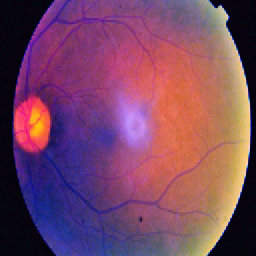
%> input picture APTOS_Enhanced/test/mild/0024cdab0c1e.png, 256 x 256 px; its folder holds only this picture in this run
$ octave Main_Program.m   (GNU Octave 9; MATLAB toolbox functions it lacks are replaced by stand-ins)
%> lines starting %> are read from the running program, lines starting %| are printed output that depends on the picture
%> further down, image is the input picture: size 256x256x3 uint8; mean R, G, B 121.3, 70.3, 99.1
### MATLAB_Related_Files/Entropy_Enhancemnet/entropy_enhancement.m
function [Enh_Image,orig_entropy, enh_entropy] = entropy_enhancement(I)
%% This function will enhance the dynamic range, and thereby the entropy
%% of an image.


if ndims(I) == 2
    %% Applying DWT
    % Converting the input image into approximation, horizontal, vertical, and
    % diagonal bands using DWT
    [A, H, V, D] = dwt2(I,'haar');
    A = round(A);
    %% Calculating the Histogram of the approximation Band
    [f, p] = histogram_calculation(round(A));
    % figure; stem(p,f,'LineWidth',2); xlabel('Pixel Values'); ylabel('Frequency')
    %% Calculating the parameter exposuere
    exposure = calculating_exposure(f, p);
    %     disp(['The exposure of image ', num2str(i), ' is ', num2str(exposure)])
    %% Calculating the exposure-dividend
    exposure_div = calculating_exposure_dividend(exposure, p);
    %     disp(['The exposure-divident value for image ', num2str(i), ' is ', num2str(exposure_div)]);

    %% Calculating Clipped Histogram
    clipped_histogram = calculating_clipped_histogram(f, p);
    %     figure; stem(p, clipped_histogram)
    %% Calculating the normalized histogram of the over expossed and under expossed regions
    [Norm_Hist_UExpossed, Norm_Hist_OExpossed] = normalized_histogram_of_over_under_exposed_regions(p,...
        clipped_histogram,exposure_div);

    %% Calculating the commulative distribution function
    comm_under_expossed = cumsum(Norm_Hist_UExpossed);
    comm_over_expossed = cumsum(Norm_Hist_OExpossed);

    %% Transformation Matrix Generation
    T = transformation_matrix_generation(comm_under_expossed,...
        comm_over_expossed,p, exposure_div);

    %% Applying the Transformation
    AA = apply_transformation(A, T);

    %% Applying the IDWT to get the enhanced image
    Enh_Image = uint8(idwt2(AA, H, V, D, 'haar'));
    %% If want to see the image obtained using state-of-the-art techniques
    % [11 lines of commented-out code are left out]
    %% Quantitative Analysis
    % Entropy Calculating
    orig_entropy = calculating_entropy(I);
    enh_entropy = calculating_entropy(Enh_Image);
elseif ndims(I) == 3
    Enh_Image = uint8(zeros(size(I)));
    orig_entropy = 0;
    enh_entropy = 0;
    for i = 1:3
        %% Applying DWT
        % Converting the input image into approximation, horizontal, vertical, and
        % diagonal bands using DWT
        [A, H, V, D] = dwt2(I(:,:,i),'haar');
        A = round(A);
        %% Calculating the Histogram of the approximation Band
        [f, p] = histogram_calculation(round(A));
        % figure; stem(p,f,'LineWidth',2); xlabel('Pixel Values'); ylabel('Frequency')
        %% Calculating the parameter exposuere
        exposure = calculating_exposure(f, p);
        %     disp(['The exposure of image ', num2str(i), ' is ', num2str(exposure)])
        %% Calculating the exposure-dividend
        exposure_div = calculating_exposure_dividend(exposure, p);
        %     disp(['The exposure-divident value for image ', num2str(i), ' is ', num2str(exposure_div)]);

        %% Calculating Clipped Histogram
        clipped_histogram = calculating_clipped_histogram(f, p);
        %     figure; stem(p, clipped_histogram)
        %% Calculating the normalized histogram of the over expossed and under expossed regions
        [Norm_Hist_UExpossed, Norm_Hist_OExpossed] = normalized_histogram_of_over_under_exposed_regions(p,...
            clipped_histogram,exposure_div);

        %% Calculating the commulative distribution function
        comm_under_expossed = cumsum(Norm_Hist_UExpossed);
        comm_over_expossed = cumsum(Norm_Hist_OExpossed);

        %% Transformation Matrix Generation
        T = transformation_matrix_generation(comm_under_expossed,...
            comm_over_expossed,p, exposure_div);

        %% Applying the Transformation
        AA = apply_transformation(A, T);

        %% Applying the IDWT to get the enhanced image
        Enh_Image(:,:,i) = idwt2(AA, H, V, D, 'haar');
        %% If want to see the image obtained using state-of-the-art techniques
        % [11 lines of commented-out code are left out]
        %% Quantitative Analysis
        % Entropy Calculating
        orig_entropy  = calculating_entropy(I)+orig_entropy;
        enh_entropy = calculating_entropy(Enh_Image)+enh_entropy;
    end
%> this loop made 3 passes
%> (exposure, exposure_dividend in calculating_exposure_dividend, exposure_div, XL in normalized_histogram_of_over_under_exposed_regions, XU in normalized_histogram_of_over_under_exposed_regions, orig_entropy, enh_entropy) on passes 1 to 3: (0.474, 269, 269, 2655, 2496, 7.29, 3.36), (0.275, 371, 371, 3340, 324, 14.57, 9.23), (0.388, 314, 314, 781, 449, 21.86, 16.53)
%> pass 1, in entropy_enhancement, `[A, H, V, D] = dwt2(I(:,:,i),'haar');`:
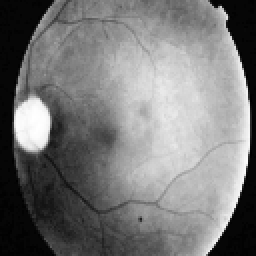
%> A: size 128x128 double (shown 2 times larger); min 1, max 510, mean 242.5; drawn with min black and max white
%> pass 1, in entropy_enhancement, `[A, H, V, D] = dwt2(I(:,:,i),'haar');`:
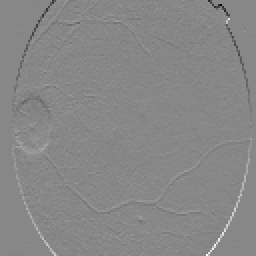
%> H: size 128x128 double (shown 2 times larger); min -63, max 55.5, mean 0; drawn with min black and max white
%> pass 1, in entropy_enhancement, `[A, H, V, D] = dwt2(I(:,:,i),'haar');`:
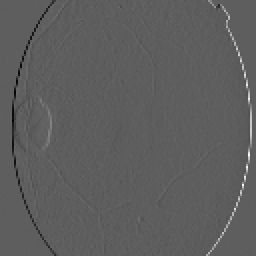
%> V: size 128x128 double (shown 2 times larger); min -76.5, max 130.5, mean 0; drawn with min black and max white
%> pass 1, in entropy_enhancement, `[A, H, V, D] = dwt2(I(:,:,i),'haar');`:
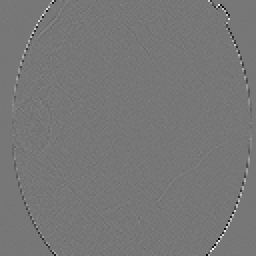
%> D: size 128x128 double (shown 2 times larger); min -43.5, max 49.5, mean 0; drawn with min black and max white
        orig_entropy = orig_entropy/3;
%> orig_entropy = 7.29
        enh_entropy = enh_entropy/3;
%> enh_entropy = 5.51
else
    print('Unknown Input');
end
%% If want to see the original and enhanced image obtained using our technique
% [4 lines of commented-out code are left out]
    %%%%%%%%%%%
return

### MATLAB_Related_Files/Entropy_Enhancemnet/calculating_exposure.m
function exposure = calculating_exposure(freq_of_pixels, pixel_values)
%% CALCULATING_EXPOSURE calculates the exposure of the image to find out
%% the exposedness of the image
%
% Exp = calculating_exposure(freq_of_pixels, pixel_values) will calculate
% the exposure to find out over-exposed or under-exposed image
%
% Inputs -- freq_of_pixels: the frequency of the pixels in the image X
%           pixel_values: the values of the intensities of image X
%
% Outputs -- exposure: the expsoure value; a value less than 0.5 indicates an
% under-exposed image, a value greater than 0.5 indicates an over-exposed
% image, whereas values near 0.5 show a well balanced image.


L = numel(pixel_values);
exposure = (1/L)*(sum(freq_of_pixels.*pixel_values)/sum(freq_of_pixels));

return

### MATLAB_Related_Files/Entropy_Enhancemnet/calculating_exposure_dividend.m
function exposure_dividend = calculating_exposure_dividend(exposure, pixel_values)
%% CALCULATING_EXPOSURE_Dividend calculates the exposure_dividend of the image
%
% exposure_dividend = calculating_exposure_dividend(exposure, pixel_values) will calculate
% the exposure-dividend to divid the image into two parts based on the
% exposure
%
% Inputs -- exposure: the exposure of the image X
%           pixel_values: the values of the intensities of image X
%
% Outputs -- exposure_dividend: the expsoure-dividend value; a scalar value

L = numel(pixel_values);
exposure_dividend = round(L*(1-exposure));

return

### MATLAB_Related_Files/Entropy_Enhancemnet/calculating_clipped_histogram.m
function clipped_histogram = calculating_clipped_histogram(freq_of_pixels,pixel_values)
%% CALCULATING_CLIPPED_HISTOGRAM calculate the clipped histogram
%
% clipped_histogram = calculating_clipped_histogram(freq_of_pixels,
% pixel_values) will calculate the clipped histogram accroding to a
% thredhold
%
% Inputs -- freq_of_pixels: frequency of the pixels
%           pixel_values: the values of the pixels
%
% Outputs -- clipped_histogram: a vector containing clipped histogram
% values

L = numel(pixel_values);
threshold = round(((1/L)*sum(freq_of_pixels)));
clipped_histogram = freq_of_pixels;
clipped_histogram(freq_of_pixels>=threshold) = threshold;
end

### MATLAB_Related_Files/Entropy_Enhancemnet/normalized_histogram_of_over_under_exposed_regions.m
function [Norm_Hist_UExpossed, Norm_Hist_OExpossed] = normalized_histogram_of_over_under_exposed_regions(pixel_values, clipped_histogram,exposure_div)
%% NORMALIZED_HISTOGRAM_OF_OVER_UNDER_EXPOSED_REGIONS will calculate the normalized
%% histogram of the over and under exposed regions of the image
%
% [Norm_Hist_UExpossed, Norm_Hist_OExpossed] =
% normalized_histogram_of_over_under_exposed_regions(pixel_values,
% clipped_histogram, exposure_div) will calculate the normalized histogram
% of the over and under exposed regions of the image.
%
% Inputs -- pixel_values: it is a vector contaiing the intensity values;
%                         for an 8-bit image it is 0 to 255, whereas for
%                         the approximation band it is 0 to 511 (we have
%                         conducted several experiments to reach to this
%                         region, and it works extremely well.)
%           clipped_histogram: This is also a vector that contains the
%                              clipped histogram
%
% Outputs -- Norm_Hist_UExpossed: The normalized histogram of the under
%                                 exposed region
%            Norm_Hist_OExpossed: The normalized histogram of the over
%                                 exposed region

L = numel(pixel_values);
XL = sum(clipped_histogram(1:exposure_div+1));
XU = sum(clipped_histogram(exposure_div+2:L));
Norm_Hist_UExpossed = clipped_histogram(1:exposure_div+1)/XL;
epsilon = 0.001;
if isequal(XU,0)
    Norm_Hist_OExpossed = clipped_histogram(exposure_div+2:L)/(XU+epsilon);
else
    Norm_Hist_OExpossed = clipped_histogram(exposure_div+2:L)/XU;
end

end

### MATLAB_Related_Files/Entropy_Enhancemnet/transformation_matrix_generation.m
function T = transformation_matrix_generation(comm_under_expossed,...
    comm_over_expossed,pixel_values, exposure_div)
%% transformation_matrix_generation will create a transform matrix
%
% T = transformation_matrix_generation(comm_under_expossed,
% comm_over_expossed, pixel_values, exposure_div) will create a
% transformation matrix that will be used to create an enhanced image.
%
% Inputs -- comm_under_expossed: the commulative distribution function of
%                                the under expossed region
%           comm_over_expossed:  the commulative distribution function of
%                                the over expossed region
%           pixel_values:        the intensity values of the image
%           exposure_div:        The exposure_div a scalar value
%
L = length(pixel_values);
TL = exposure_div*comm_under_expossed;
TU = (exposure_div+1)+(L-exposure_div+1)*comm_over_expossed;
%save('FL_MY_Code', 'FL');
%save('TU_My_Code', 'TU');

T = [TL';TU'];
end

### MATLAB_Related_Files/Entropy_Enhancemnet/apply_transformation.m
function AA = apply_transformation(A, T)
%% APPLY_TRANSFORMATION(A,T) WILL APPLY THE TRANSFORMATION T ON THE IMAGE A
%
% AA = apply_transformation(A,T) will apply the transformation T on the
% image A to get an enhanced image AA
%
% Inputs -- A: the dark image
%           T: the transformation matrix
% Outputs -- AA: the enhanced image

[m,n] = size(A);
AA = (zeros(m,n));
for k = 1:m
    for j = 1:n
        AA(k,j) = (round(T(double(A(k,j))+1))-1);
    end
end
end

### MATLAB_Related_Files/Entropy_Enhancemnet/calculating_entropy.m
function ent = calculating_entropy(X)
%% CALCULATING_ENTROPY will calculate the entropy of the image X
%
% ent = calculating_entropy(X) will calculate the entropy of image X
%
% Inputs -- X: an input image
%
% Outputs -- ent: a scalar quantity, representing the entropy of the image
% X


L = 256; % It is considered that the given image
X = (X(:));
xpdf = histcounts(X(:),'BinLimits',[0,L-1],'BinMethod','integers')/numel(X(:));
% removing zero entries from xpdf
xpdf(xpdf==0) = [];
ent = -sum(xpdf.*log2(xpdf));

return

### MATLAB_Related_Files/Entropy_Enhancemnet/histogram_calculation.m
function [freq_of_pixels, pixel_values] = histogram_calculation(X)
%% HISTOGRAM_CALCULATION Calculates the histogram of the approximation band.
%
% [freq_of_pixels, pixel_values] = histogram_calculation(X) will calculate
% the histogram of X, and will return the pixel values and its  frequencey.
%
% Inputs -- X: that may be an 8-bit image or approximation band in case of
% DWT transformation.
%
% Outputs -- freq_of_pixels: the frequency of the pixels in X
%            pixel_values: intensity values
X = (X(:));
if isa(X,'uint8')
    [freq_of_pixels,~] = histcounts(X(:),'BinMethod','integers','BinLimits',[0,255]);
    pixel_values = 0:255;
elseif isa(X,'double')
    [freq_of_pixels,~] = histcounts(X(:),'BinMethod','integers','BinLimits',[0,511]);
    pixel_values = 0:511;
else
    error('Unknown Data Type');
end

end

### MATLAB_Related_Files/Entropy_Enhancemnet/Main_Program.m
%% In this program, we will remove the unnecessary details from images.

clear; close all; clc

%% For Normal Images
% Reading Images for Normal Category and saving all of them in a single
% folder after resizing.
dir_path = 'C:\DR_datasets\New_MESSIDOR2\train\normal';
dir_save_path = 'C:\DR_datasets\New_MESSIDOR2_Enhanced\train\normal';
%
% Reading all the images from the directory
img_names = dir([dir_path, '/*.png']);
disp(['There are ', num2str(length(img_names)),' Normal Images'])
for ind = 1:length(img_names)
    disp(strcat('Processing... ', img_names(ind).name))
    image = imread(fullfile(dir_path, img_names(ind).name));
    image = imresize(image,[256,256]);
    [J,~,~] = entropy_enhancement(image);
    if isempty(J)
        disp('skipped.................')
        continue
    end
    save_path = fullfile(dir_save_path, img_names(ind).name);
    imwrite(J, save_path)
end

clear;
%% For Mild
dir_path = 'C:\DR_datasets\New_MESSIDOR2\train\mild';
dir_save_path = 'C:\DR_datasets\New_MESSIDOR2_Enhanced\train\mild';
% Reading all the images from the directory
img_names = dir([dir_path, '/*.png']);
disp(['There are ', num2str(length(img_names)),' Mild Images'])
for ind = 1:length(img_names)
    disp(strcat('Mild Processed Image: ', img_names(ind).name))
    image = imread(fullfile(dir_path, img_names(ind).name));
    image = imresize(image,[256,256]);
    [J,~,~] = entropy_enhancement(image);
    if isempty(J)
        disp('skipped.................')
        continue
    end
    save_path = fullfile(dir_save_path, img_names(ind).name);
    imwrite(J, save_path)

end

clear;
%% For Moderate
dir_path = 'C:\DR_datasets\New_MESSIDOR2\train\moderate';
dir_save_path = 'C:\DR_datasets\New_MESSIDOR2_Enhanced\train\moderate';
% Reading all the images from the directory
img_names = dir([dir_path, '/*.png']);
disp(['There are ', num2str(length(img_names)),' Moderate Images'])
for ind = 1:length(img_names)
    disp(strcat('Moderate Processed Image: ', img_names(ind).name))
    image = imread(fullfile(dir_path, img_names(ind).name));
    image = imresize(image,[256,256]);
    [J,~,~] = entropy_enhancement(image);
    if isempty(J)
        continue
    end
    save_path = fullfile(dir_save_path, img_names(ind).name);
    imwrite(J, save_path)
end

clear;
% For PDR
dir_path = 'C:\DR_datasets\New_MESSIDOR2\train\pdr';
dir_save_path = 'C:\DR_datasets\New_MESSIDOR2_Enhanced\train\pdr';
% Reading all the images from the directory
img_names = dir([dir_path, '/*.png']);
disp(['There are ', num2str(length(img_names)),' PDR Images'])
for ind = 1:length(img_names)
    disp(strcat('PDR Processed Image: ', img_names(ind).name))
    image = imread(fullfile(dir_path, img_names(ind).name));
    image = imresize(image,[256,256]);
    [J,~,~] = entropy_enhancement(image);
    if isempty(J)
        continue
    end
    save_path = fullfile(dir_save_path, img_names(ind).name);
    imwrite(J, save_path)

end

clear;
%% For Severe
dir_path = 'C:\DR_datasets\New_MESSIDOR2\train\severe';
dir_save_path = 'C:\DR_datasets\New_MESSIDOR2_Enhanced\train\severe';
% Reading all the images from the directory
img_names = dir([dir_path, '/*.png']);
disp(['There are ', num2str(length(img_names)),' Severe Images'])
for ind = 1:length(img_names)
    disp(strcat('Severe Processed Image: ', img_names(ind).name))
    image = imread(fullfile(dir_path, img_names(ind).name));
    image = imresize(image,[256,256]);
    [J,~,~] = entropy_enhancement(image);
    if isempty(J)
        continue
    end
    save_path = fullfile(dir_save_path, img_names(ind).name);
    imwrite(J, save_path)

end

$ run again, on APTOS_Enhanced/test/mild/059bc89df7f4.png
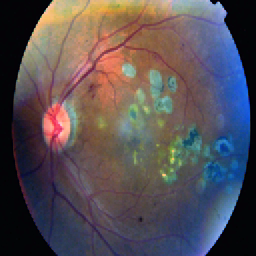
%> input picture APTOS_Enhanced/test/mild/059bc89df7f4.png, 256 x 256 px
%> image is the input picture: size 256x256x3 uint8; mean R, G, B 87.2, 79.5, 84.5
%> the loop in entropy_enhancement, `for i = 1:3` made 3 passes
%> (exposure, exposure_dividend in calculating_exposure_dividend, exposure_div, XL in normalized_histogram_of_over_under_exposed_regions, XU in normalized_histogram_of_over_under_exposed_regions, orig_entropy, enh_entropy) on passes 1 to 3: (0.341, 337, 337, 5403, 920, 7.17, 3.35), (0.311, 353, 353, 4076, 403, 14.34, 9.06), (0.331, 343, 343, 1911, 630, 21.51, 16.26)
%> pass 1, in entropy_enhancement, `[A, H, V, D] = dwt2(I(:,:,i),'haar');`:
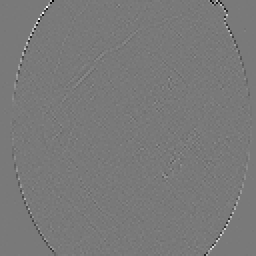
%> D: size 128x128 double (shown 2 times larger); min -46, max 50.5, mean 0; drawn with min black and max white
%> after the loop in entropy_enhancement, `for i = 1:3`:
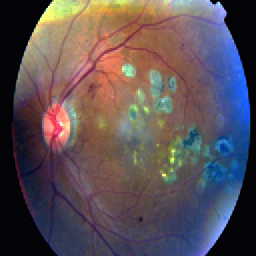
%> Enh_Image: size 256x256x3 uint8; mean R, G, B 91.9, 80.6, 85.5
%> in entropy_enhancement, `orig_entropy = orig_entropy/3;`: orig_entropy = 7.17
%> in entropy_enhancement, `enh_entropy = enh_entropy/3;`: enh_entropy = 5.42

$ run again, on APTOS_Enhanced/test/mild/0684311afdfc.png
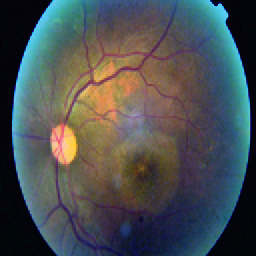
%> input picture APTOS_Enhanced/test/mild/0684311afdfc.png, 256 x 256 px
%> image is the input picture: size 256x256x3 uint8; mean R, G, B 74.3, 79.7, 82.2
%> the loop in entropy_enhancement, `for i = 1:3` made 3 passes
%> (exposure, exposure_dividend in calculating_exposure_dividend, exposure_div, XL in normalized_histogram_of_over_under_exposed_regions, XU in normalized_histogram_of_over_under_exposed_regions, orig_entropy, enh_entropy) on passes 1 to 3: (0.291, 363, 363, 5295, 581, 7.1, 3.3), (0.312, 352, 352, 3276, 557, 14.2, 8.99), (0.321, 347, 347, 1088, 475, 21.29, 16.12)
%> pass 1, in entropy_enhancement, `[A, H, V, D] = dwt2(I(:,:,i),'haar');`:
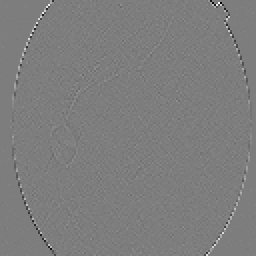
%> D: size 128x128 double (shown 2 times larger); min -36, max 37, mean 0; drawn with min black and max white
%> after the loop in entropy_enhancement, `for i = 1:3`:
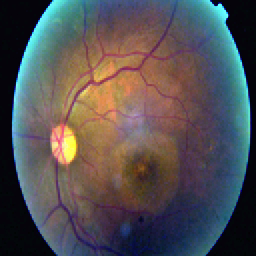
%> Enh_Image: size 256x256x3 uint8; mean R, G, B 83.9, 80.7, 83.1
%> in entropy_enhancement, `orig_entropy = orig_entropy/3;`: orig_entropy = 7.1
%> in entropy_enhancement, `enh_entropy = enh_entropy/3;`: enh_entropy = 5.37

$ run again, on APTOS_Enhanced/test/mild/00cb6555d108.png
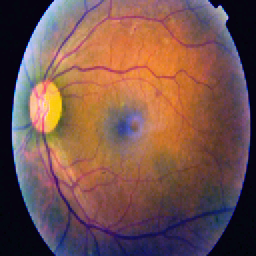
%> input picture APTOS_Enhanced/test/mild/00cb6555d108.png, 256 x 256 px
%> image is the input picture: size 256x256x3 uint8; mean R, G, B 118.6, 83.4, 76.8
%> the loop in entropy_enhancement, `for i = 1:3` made 3 passes
%> (exposure, exposure_dividend in calculating_exposure_dividend, exposure_div, XL in normalized_histogram_of_over_under_exposed_regions, XU in normalized_histogram_of_over_under_exposed_regions, orig_entropy, enh_entropy) on passes 1 to 3: (0.464, 275, 275, 2857, 2310, 7.3, 3.39), (0.326, 345, 345, 3142, 592, 14.6, 9.25), (0.3, 358, 358, 880, 355, 21.91, 16.58)
%> pass 1, in entropy_enhancement, `[A, H, V, D] = dwt2(I(:,:,i),'haar');`:
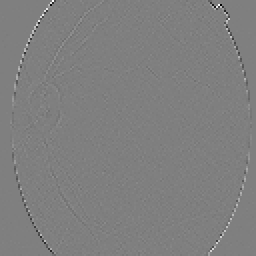
%> D: size 128x128 double (shown 2 times larger); min -46, max 46, mean 0; drawn with min black and max white
%> in entropy_enhancement, `orig_entropy = orig_entropy/3;`: orig_entropy = 7.3
%> in entropy_enhancement, `enh_entropy = enh_entropy/3;`: enh_entropy = 5.53
